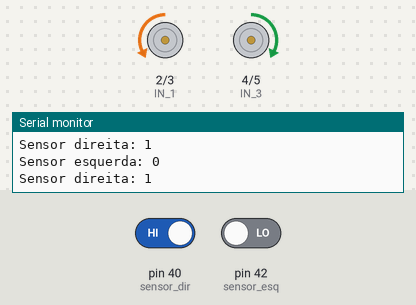
A sketch run on a simulated Arduino Mega 2560, built with avr-gcc and run on an emulated ATmega2560. Shown: motor-driver pin pairs drawn as motors (green arrow = first pin HIGH = forward, orange = second pin HIGH = backward, longer = more drive, scaled by the enable pin), the last lines printed to the serial monitor. The test bench sets the inputs (shaded band); at power-on: pin 40 (sensor_dir) HIGH, pin 42 (sensor_esq) LOW.

Above: at 1.6 s.
1.7 s: pin 40 (sensor_dir) driven LOW
At 2.9 s:
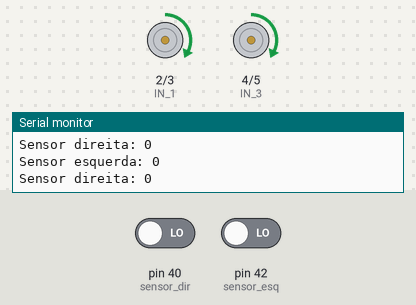
3.5 s: pin 42 (sensor_esq) driven HIGH
At 5.2 s:
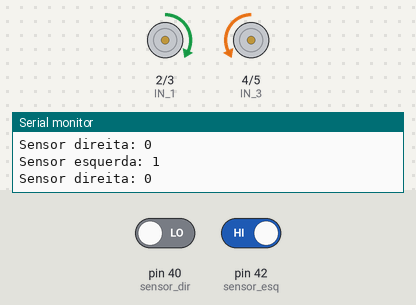
5.5 s: pin 40 (sensor_dir) driven HIGH
At 6.6 s:
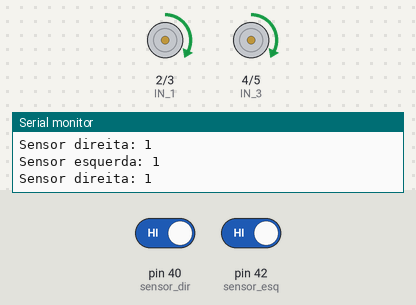
8.5 s: pin 42 (sensor_esq) driven LOW
At 10.1 s:
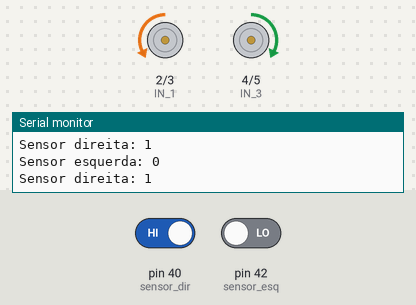
Timing chart, 0 to 11.6 s (numbered marks = the images above; inputs shaded):
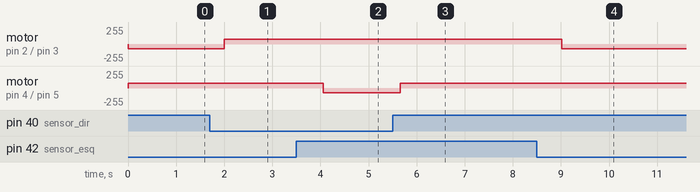

Measured:
- after the input at 1.7 s, motor on pin 2 (IN_1) / pin 3 (IN_2): backward 70/255 → forward 70/255 after 0.30 s
- after the input at 3.5 s, motor on pin 4 (IN_3) / pin 5 (IN_4): forward 70/255 → backward 70/255 after 0.56 s
- after the input at 5.5 s, motor on pin 4 (IN_3) / pin 5 (IN_4): backward 70/255 → forward 70/255 after 0.16 s
- after the input at 8.5 s, motor on pin 2 (IN_1) / pin 3 (IN_2): forward 70/255 → backward 70/255 after 0.52 s

The sketch:

seguidor_de_linha.ino
```cpp
//Curso de Arduino
//Robô seguidor de linha

//portas do arduino que controlam o motor 1 (Saidas OUT1 e OUT2 da ponte H)
#define IN_1 2
#define IN_2 3

//portas do arduino que controlam o motor 2 (Saidas OUT3 e OUT4 da ponte H)
#define IN_3 4
#define IN_4 5

//porta do arduino que controla a velocidade do motor 1
#define EN_A 6

//porta do arduino que controla a velocidade do motor 2
#define EN_B 7

//portas de leitura dos sensores
#define sensor_dir 40
#define sensor_esq 42

//Tempo de giro
#define tempo 400

//A constante "tempo" determina o tempo que os motores vão atuar
//em resposta a detecção do sensor, ou seja, quando o sensor detecta a
//linha, é por um tempo muito pequeno, dessa forma esse tempo
//não é suficiente para o robô corrigir sua trejetória. Por isso entra
//a um delay(tempo) para aumentar o tempo de reação a correção de trajetória

//Variaveis de PWM para controle de velocidade do motor
int vel_motor1 = 70;
int vel_motor2 = 70;

int leitura_dir = 0;
int leitura_esq = 0;

void setup() {
  Serial.begin(1200);

  //Habilita os pinos do arduino como saida de tensão (V)
  pinMode(IN_1, OUTPUT);
  pinMode(IN_2, OUTPUT);
  pinMode(IN_3, OUTPUT);
  pinMode(IN_4, OUTPUT);
  pinMode(EN_A, OUTPUT);
  pinMode(EN_B, OUTPUT);

  //Habilita os pinos do arduino como entrada de tensão (V)
  pinMode(sensor_dir, INPUT);
  pinMode(sensor_esq, INPUT);
}

void loop() {

  //Váriaveis que recebem as leituras dos sensores
  leitura_dir = digitalRead(sensor_dir);
  leitura_esq = digitalRead(sensor_esq);

  Serial.print("Sensor esquerda: ");
  Serial.println(leitura_esq);
  Serial.print("Sensor direita: ");
  Serial.println(leitura_dir);


  if (leitura_dir == 0 && leitura_esq == 1) {
    //Robô vira para a direita
    //sentido de giro do motor 1
    digitalWrite(IN_1, HIGH);
    digitalWrite(IN_2, LOW);
    analogWrite(EN_A, vel_motor1);

    //sentido de giro do motor 2
    digitalWrite(IN_3, LOW);
    digitalWrite(IN_4, HIGH);
    analogWrite(EN_B, vel_motor2);
    delay(tempo);
  }

  else if (leitura_dir == 1 && leitura_esq == 0) {
    //Robô vira para a esquerda
    //sentido de giro do motor 1
    digitalWrite(IN_1, LOW);
    digitalWrite(IN_2, HIGH);
    analogWrite(EN_A, vel_motor1);

    //sentido de giro do motor 2
    digitalWrite(IN_3, HIGH);
    digitalWrite(IN_4, LOW);
    analogWrite(EN_B, vel_motor2);
    delay(tempo);
  }

  else {
    //Robô para frente
    //sentido de giro do motor 1
    digitalWrite(IN_1, HIGH);
    digitalWrite(IN_2, LOW);
    analogWrite(EN_A, vel_motor1);

    //sentido de giro do motor 2
    digitalWrite(IN_3, HIGH);
    digitalWrite(IN_4, LOW);
    analogWrite(EN_B, vel_motor2);
  }
}
```
